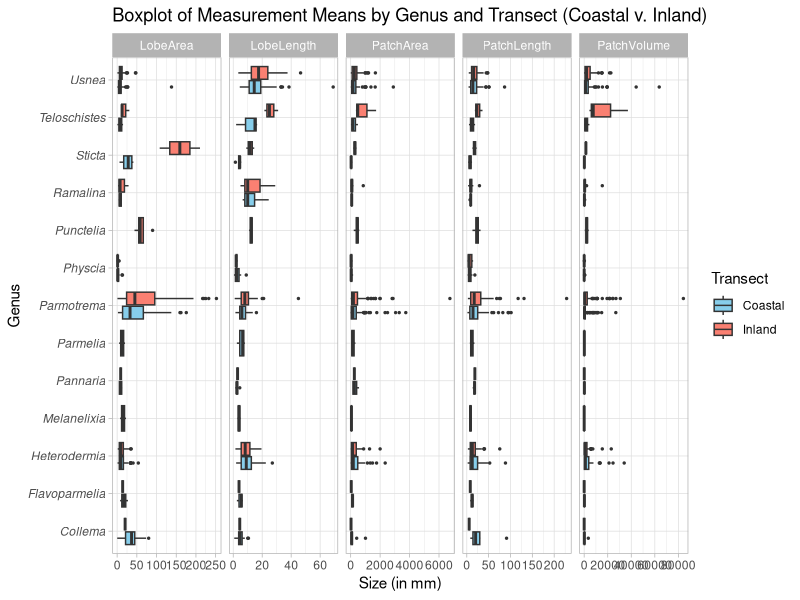
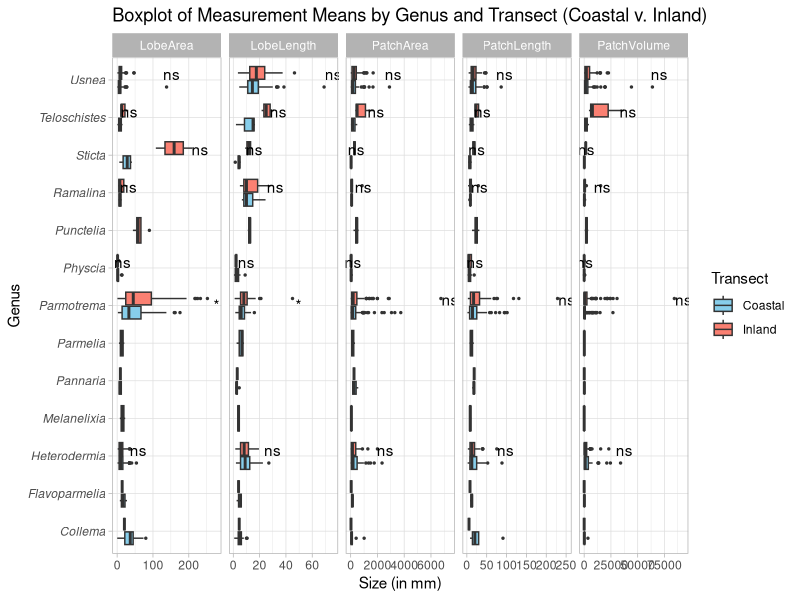
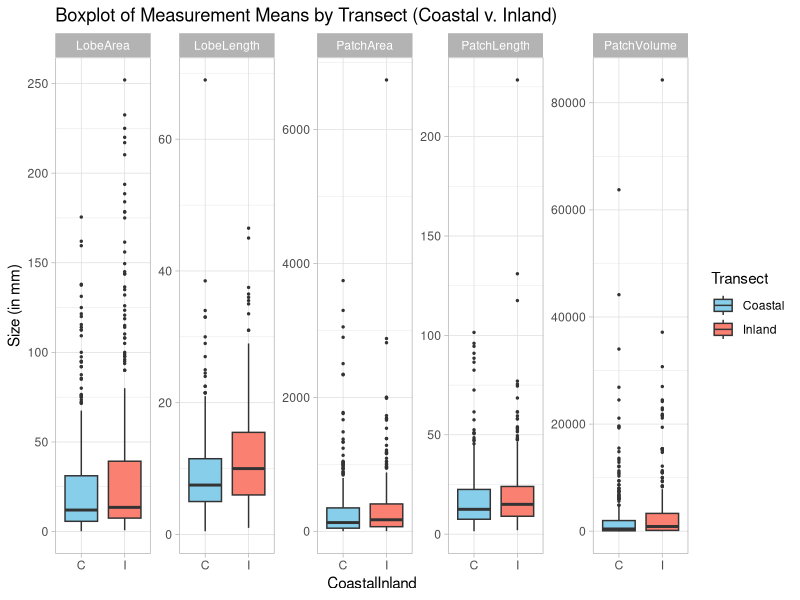
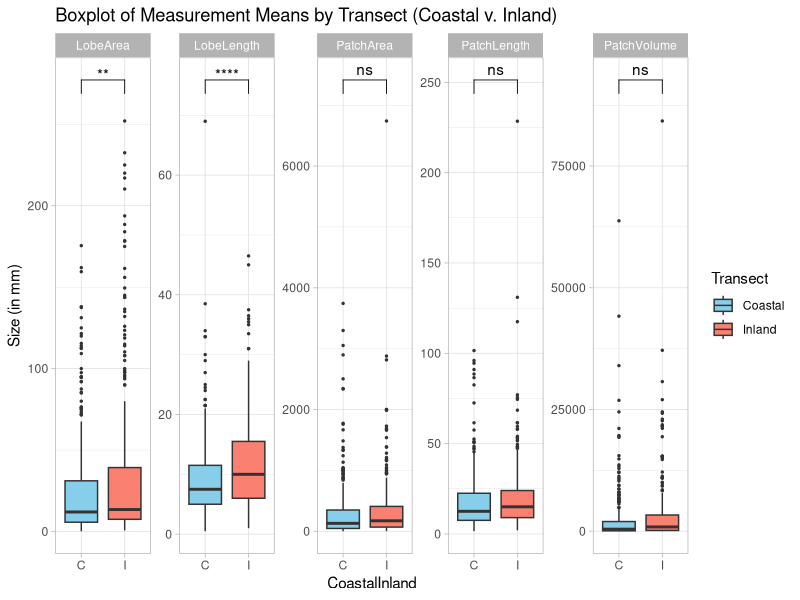
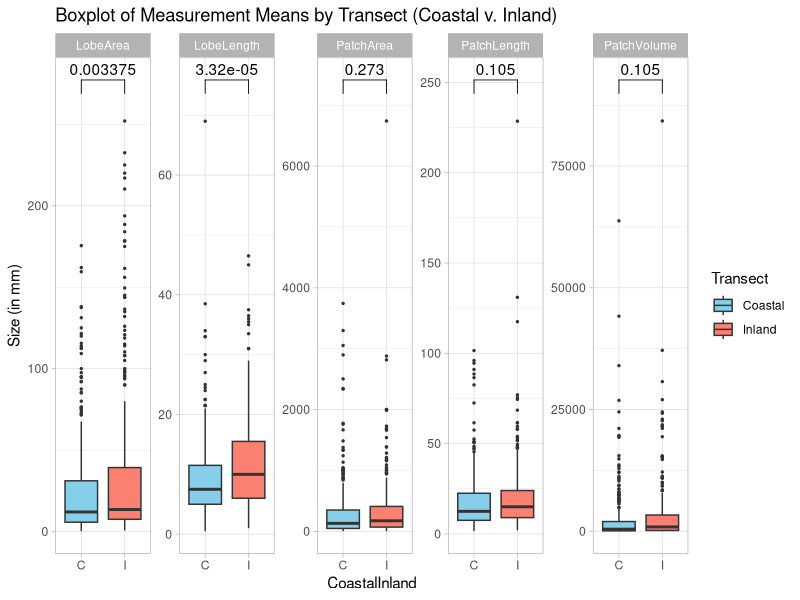

The R script that drew these images, in order:
library(ggplot2)
library(tidyverse)
library(dplyr) 
library(tidyr)
library(ggpubr)
library(rstatix)

setwd("C:/Users/kadet/OneDrive/Desktop/school/SFSU/MEEP/Lichen Research/R/SBMLichenTransect")
# read in data
data <- read.csv("cleandata/CleanSummitLoopSBM_noCrustose.csv")

## compare by species by transect (C/I)
# summarize data by genus and transect (for a summary table)
summary <- data %>%
  group_by(Genus, CoastalInland) %>% # group by genus and transect
  summarize(
    Count = n(),  # Count the number of occurrences of each species for each transect
    MeanLobeLength = mean(LobeLength, na.rm = TRUE),  # Mean LobeLength of each species for each transect
    MeanLobeWidth = mean(LobeWidth, na.rm = TRUE),    # Mean LobeWidth of each species for each transect
    MeanLobeArea = mean(LobeArea, na.rm = TRUE),      # Mean LobeArea of each species for each transect
    MeanPatchArea = mean(PatchArea, na.rm = TRUE),    # Mean PatchArea of each species for each transect
    MeanPatchVolume = mean(PatchVolume, na.rm = TRUE) # Mean PatchVolume of each species for each transect
  ) 


# Reshape original data for plotting: Gather data into long format and 
data_long <- data %>%
  gather(key = "Metric", value = "Value", 
         LobeLength, 
         LobeWidth,
         LobeArea,
         PatchArea,
         PatchVolume,
         PatchLength,
         PatchWidth,
         PatchHeight)


# Plot: Box plot comparing means for coastal and inland by genus and metric
# perform statistical tests per genus, per metric
stat.test.Genus.Metric <- data_long %>%
  dplyr::filter(Metric %in% c("LobeLength", 
                              "LobeArea", 
                              "PatchLength", 
                              "PatchArea", 
                              "PatchVolume")) %>%
  group_by(Metric, Genus) %>%
  filter(sum(CoastalInland == "C") >= 2 & sum(CoastalInland == "I") >= 2) %>%
  t_test(Value ~ CoastalInland) %>%
  adjust_pvalue(method = "BH") %>%
  add_significance()

stat.test.Genus.Metric

# add y.position to place the p-value labels above the highest boxplot in each facet
stat.test.Genus.Metric <- stat.test.Genus.Metric %>%
  left_join(
    data_long %>%
      group_by(Metric, Genus) %>%
      summarize(max_value = max(Value, na.rm = TRUE), .groups = "drop"), 
    by = c("Metric", "Genus")
  ) %>%
  mutate(y.position = max_value * 1.1) # Adjust slightly above the max value

# plot per genus per metric
boxplot_data <- data_long %>%
  dplyr::filter(Metric %in% c("LobeLength", 
                              "LobeArea", 
                              "PatchLength", 
                              "PatchArea", 
                              "PatchVolume"))

# plot
boxplot <- ggplot(
  boxplot_data %>% 
    group_by(Genus, Metric)) + 
  geom_boxplot(aes(x = Genus, y = Value, fill = CoastalInland),
               size = 0.5, outlier.size = 0.5) +
  facet_grid(cols = vars(Metric), scales = "free") +
  scale_fill_manual(values = c("C" = "skyblue", "I" = "salmon"), 
                    labels = c("Coastal", "Inland")) +
  theme_light() +
  theme(axis.text.y = element_text(face = 'italic')) +
  coord_flip() + 
  labs(
    title = "Boxplot of Measurement Means by Genus and Transect (Coastal v. Inland)", 
    x = "Genus", 
    y = "Size (in mm)", 
    fill = "Transect"
  ) + 
  theme(legend.position = "right")

boxplot

# challenge: add the sig from stat.test.Genus.Metric to the plot
# look into stat_pvalue_manual or geom_text

?stat_pvalue_manual
?geom_text

boxplot + stat_pvalue_manual(
  stat.test.Genus.Metric, x = "Genus",
  label = "p.adj.signif", 
  position = position_dodge(1)) # my attempt 


# plot again per metric to compare community as a whole 
# stats metric 
stat.test.Metric <- data_long %>%
  dplyr::filter(Metric == "LobeLength" | # pick and choose the metrics you want to plot here
                  Metric == "LobeArea" | 
                  Metric == "PatchLength" | 
                  Metric == "PatchArea" | 
                  Metric == "PatchVolume") %>%
  group_by(Metric) %>% 
  t_test(Value ~ CoastalInland) %>%
  adjust_pvalue(method = "BH") %>%
  add_significance()
stat.test.Metric 

# add y.position to place the p-value labels above the highest boxplot in each facet
stat.test.Metric <- stat.test.Metric %>%
  left_join(
    data_long %>%
      group_by(Metric) %>%
      summarize(max_value = max(Value, na.rm = TRUE), .groups = "drop"), 
    by = c("Metric")
  ) %>%
  mutate(y.position = max_value * 1.1) # Adjust slightly above the max value


# plot per metric
boxplot_all <- ggplot(boxplot_data %>% group_by(Metric)) +
  geom_boxplot(aes(x = CoastalInland, y = Value, fill = CoastalInland),
               size = 0.5, outlier.size = 0.5) +
  scale_fill_manual(
    values = c("C" = "skyblue", "I" = "salmon"), 
    labels = c("Coastal", "Inland")) +
  facet_wrap(~Metric, scales = "free_y", ncol = 5) +
  theme_light() + 
  labs(
    title = "Boxplot of Measurement Means by Transect (Coastal v. Inland)",
    y = "Size (in mm)", 
    fill = "Transect"
  ) + 
  theme(legend.position = "right")
boxplot_all

# challenge: add the sig from stat.test.Metric to the plot
# look into stat_pvalue_manual or geom_text

boxplot_all + stat_pvalue_manual(
  stat.test.Metric,
  label = "p.adj.signif", 
  position = position_dodge(1)) # my attempt 

boxplot_all + stat_pvalue_manual(
  stat.test.Metric,
  label = "p.adj", 
  position = position_dodge(1)) # my attempt 
